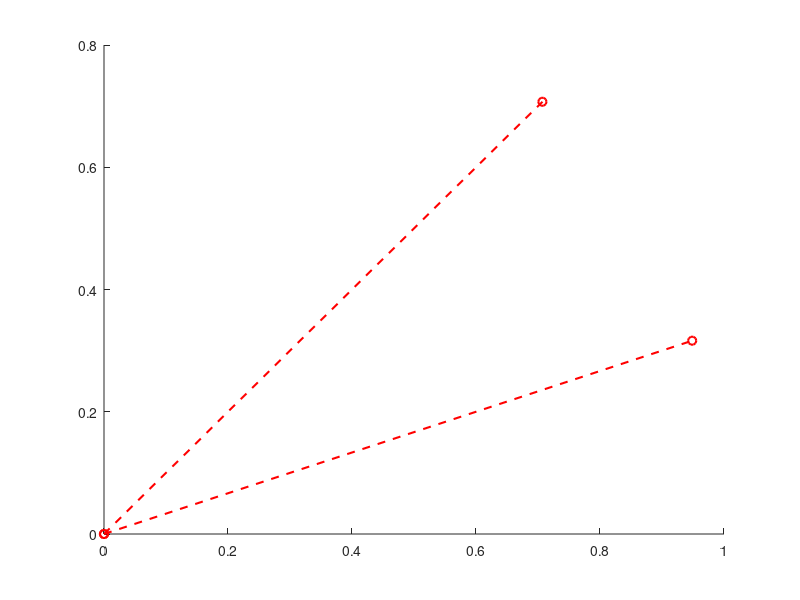

The MATLAB script that drew this image: (Note: this script raises an error after producing the figure.)
function testGramSchmidt
%% A simple test for the Stabilized Gram Schmidt method for orthonormalization
% Input is a matrix including k column vector k = 2,3,...
% Output is the same matrix but the vectors are replaced with orthonormal
% vectors
%
%
% -------------------------------------------------
% code by: Reza Ahmadzadeh (reza.ahmadzadeh@iit.it
% -------------------------------------------------
%% test GramSchmidt in 2D
clc,clear,close all
v = [3 2;1 2];
h=figure;hold on
for ii=1:2
    plotVector(v(:,ii),h,'r--o');
end
W = GramSchmidt(v);
for ii=1:2
    plotVector(W(:,ii),h,'b');
end
axis equal
grid on;box on;

    function plotVector(V,h,C)
        % a function to plot a vector V on a figure given by handle h
        % C specifies the line properties
        figure(h);
        V = V(:);
        V = V / norm(V);
        plot([0,V(1,1)],[0,V(2,1)],C,'linewidth',1.5);
    end

%% test GramSchmidt in 2D
v = [3 2;1 2;-1 0];
h=figure;hold on
for ii=1:2
    plotVector3(v(:,ii),h,'r--o');
end
W = GramSchmidt(v);
for ii=1:2
    plotVector3(W(:,ii),h,'b');
end
view([123,18]);
axis equal
grid on;box on;

    function plotVector3(V,h,C)
        % a function to plot a vector V on a figure given by handle h
        % C specifies the line properties
        figure(h);
        V = V(:);
        V = V / norm(V);
        plot3([0,V(1,1)],[0,V(2,1)],[0,V(3,1)],C,'linewidth',1.5);
    end
end